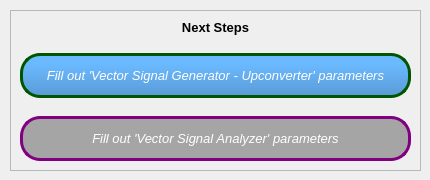
             <widget class="QWidget" name="page">
              <widget class="QFrame" name="nextFrame_10">
               <property name="geometry">
                <rect>
                 <x>10</x>
                 <y>10</y>
                 <width>411</width>
                 <height>161</height>
                </rect>
               </property>
               <property name="font">
                <font>
                 <pointsize>4</pointsize>
                </font>
               </property>
               <property name="frameShape">
                <enum>QFrame::StyledPanel</enum>
               </property>
               <property name="frameShadow">
                <enum>QFrame::Plain</enum>
               </property>
               <widget class="QWidget" name="verticalLayoutWidget_10">
                <property name="geometry">
                 <rect>
                  <x>10</x>
                  <y>10</y>
                  <width>391</width>
                  <height>141</height>
                 </rect>
                </property>
                <layout class="QVBoxLayout" name="verticalLayout_12" stretch="0,1,1">
                 <property name="spacing">
                  <number>18</number>
                 </property>
                 <item>
                  <widget class="QLabel" name="label_81">
                   <property name="font">
                    <font>
                     <pointsize>10</pointsize>
                     <weight>75</weight>
                     <bold>true</bold>
                    </font>
                   </property>
                   <property name="text">
                    <string>Next Steps</string>
                   </property>
                   <property name="alignment">
                    <set>Qt::AlignCenter</set>
                   </property>
                  </widget>
                 </item>
                 <item>
                  <widget class="QLabel" name="fillAWG_5">
                   <property name="font">
                    <font>
                     <pointsize>10</pointsize>
                     <weight>50</weight>
                     <italic>true</italic>
                     <bold>false</bold>
                    </font>
                   </property>
                   <property name="styleSheet">
                    <string notr="true">QLabel {background:qlineargradient(spread:pad, x1:1, y1:1, x2:1, y2:0.21, stop:0 rgba(90, 154, 215, 255), stop:1 rgba(107, 186, 255, 255));color:white;border-radius:20px;border:3px solid #005500}</string>
                   </property>
                   <property name="lineWidth">
                    <number>1</number>
                   </property>
                   <property name="text">
                    <string>Fill out 'Vector Signal Generator - Upconverter' parameters</string>
                   </property>
                   <property name="alignment">
                    <set>Qt::AlignCenter</set>
                   </property>
                  </widget>
                 </item>
                 <item>
                  <widget class="QLabel" name="fillVSA_3">
                   <property name="font">
                    <font>
                     <pointsize>10</pointsize>
                     <italic>true</italic>
                     <kerning>true</kerning>
                    </font>
                   </property>
                   <property name="styleSheet">
                    <string notr="true">QLabel {background:#A5A5A5;color:white;border-radius:20px;border:3px solid purple}</string>
                   </property>
                   <property name="text">
                    <string>Fill out 'Vector Signal Analyzer' parameters</string>
                   </property>
                   <property name="alignment">
                    <set>Qt::AlignCenter</set>
                   </property>
                  </widget>
                 </item>
                </layout>
               </widget>
              </widget>
             </widget>
